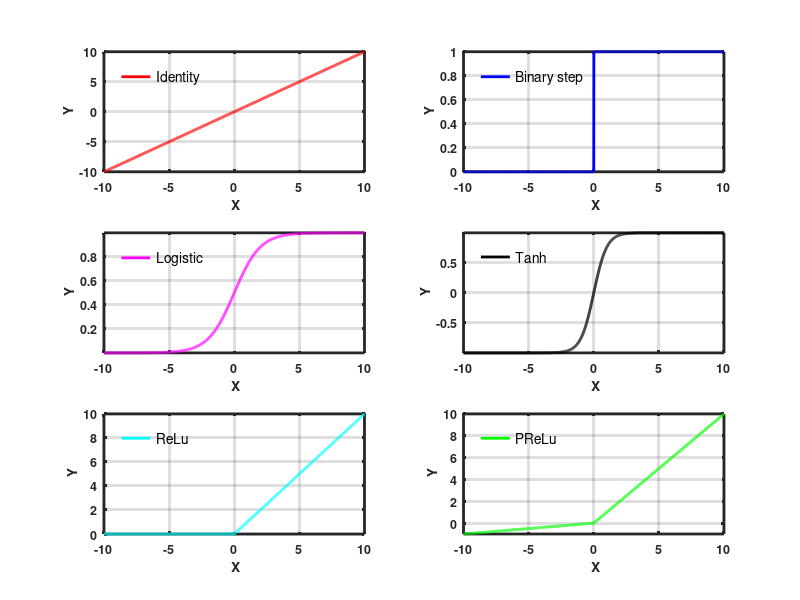

MATLAB code to generate this figure:
x = -10:0.01:10;

y_identy = x; % Identity
y_bin_step = 0*(x<0) + (x>0); % Binary step
y_logistic = 1./(1+exp(-x));
y_tanh = 2./(1+exp(-2*x)) - 1;
y_relu = 0*(x<0) + x.*(x>0);
alpha = 0.1;
y_prelu = alpha*x.*(x<0) + x.*(x>0);


fig1 = figure(1);
set(fig1,'Position', [100 100 700 700]);

subplot(321);plot(x, y_identy, 'r', 'linewidth', 2);
axis tight;grid on; hold off
xlabel('\bf X');ylabel('\bf Y');
set(gca,'FontSize',9,'linewidth',2,'fontweight','bold')
legend('Identity','location','northwest','FontSize',10); legend('boxoff')

subplot(322);plot(x, y_bin_step, 'b', 'linewidth', 2);
axis tight;grid on; hold off
xlabel('\bf X');ylabel('\bf Y');
set(gca,'FontSize',9,'linewidth',2,'fontweight','bold')
legend('Binary step','location','northwest','FontSize',10); legend('boxoff')

subplot(323);plot(x, y_logistic, 'm', 'linewidth', 2);
axis tight;grid on; hold off
xlabel('\bf X');ylabel('\bf Y');
set(gca,'FontSize',9,'linewidth',2,'fontweight','bold')
legend('Logistic','location','northwest','FontSize',10); legend('boxoff')

subplot(324);plot(x, y_tanh, 'k', 'linewidth', 2);
axis tight;grid on; hold off
xlabel('\bf X');ylabel('\bf Y');
set(gca,'FontSize',9,'linewidth',2,'fontweight','bold')
legend('Tanh','location','northwest','FontSize',10); legend('boxoff')

subplot(325);plot(x, y_relu, 'c', 'linewidth', 2);
axis tight;grid on; hold off
xlabel('\bf X');ylabel('\bf Y');
set(gca,'FontSize',9,'linewidth',2,'fontweight','bold')
legend('ReLu','location','northwest','FontSize',10); legend('boxoff')

subplot(326);plot(x, y_prelu, 'g', 'linewidth', 2); 
axis tight;grid on; hold off
xlabel('\bf X');ylabel('\bf Y');
set(gca,'FontSize',9,'linewidth',2,'fontweight','bold')
legend('PReLu','location','northwest','FontSize',10); legend('boxoff')

